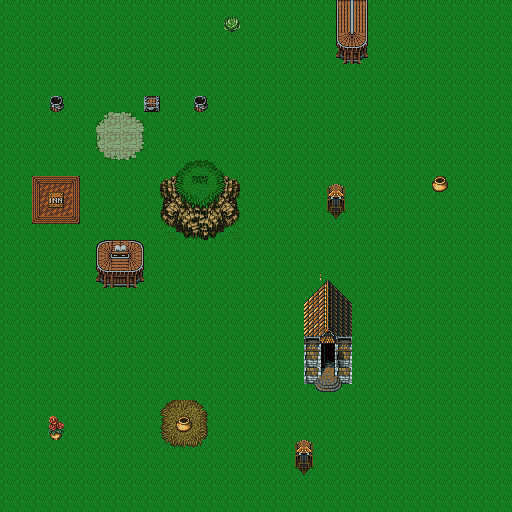

A 2D game scene composited from a Tiled map and its tileset images. What follows is a short description and the map's XML, with each tile layer's data collapsed to a summary:
An orthogonal 32x32 tile map with 16x16 px tiles, 4 tile layers (bg, bg2, fg, top) and 8 objects (5x trigger, 2x Treasure, NPC).

<map version="1.0" orientation="orthogonal" width="32" height="32" tilewidth="16" tileheight="16">
 <tileset firstgid="1" name="FF6MapTileCitiesTown" tilewidth="16" tileheight="16">
  <image source="FF6MapTileCitiesTown.png" width="800" height="1040" />
 </tileset>
 <layer name="bg" width="32" height="32">
  <data>[1024 cells, 1024 non-empty, 1 distinct tile ids]</data>
 </layer>
 <layer name="bg2" width="32" height="32">
  <data>[1024 cells, 32 non-empty, 32 distinct tile ids]</data>
 </layer>
 <layer name="fg" width="32" height="32">
  <data>[1024 cells, 72 non-empty, 57 distinct tile ids]</data>
 </layer>
 <objectgroup name="objects" width="32" height="32">
  <object name="Chest" type="Treasure" x="144" y="96" width="16" height="16">
   <properties>
    <property name="contents" value="ether" />
   </properties>
  </object>
  <object name="Gold Urn" type="Treasure" x="432" y="176" width="16" height="16">
   <properties>
    <property name="contents" value="potion" />
   </properties>
  </object>
  <object name="King" type="NPC" x="320" y="128" width="16" height="16" />
 </objectgroup>
 <layer name="top" width="32" height="32">
  <data>[1024 cells, 5 non-empty, 5 distinct tile ids]</data>
 </layer>
 <objectgroup name="triggers" width="32" height="32">
  <object name="Shop Door" type="trigger" x="320" y="352" width="16" height="16">
   <properties>
    <property name="mapName" value="shop" />
    <property name="xPosition" value="8" />
    <property name="yPosition" value="12" />
   </properties>
  </object>
  <object name="exitEast" type="trigger" x="496" y="0" width="16" height="512">
   <properties>
    <property name="mapName" value="overworld" />
    <property name="xPosition" value="29" />
    <property name="yPosition" value="36" />
   </properties>
  </object>
  <object name="exitNorth" type="trigger" x="0" y="0" width="512" height="16">
   <properties>
    <property name="mapName" value="overworld" />
    <property name="xPosition" value="29" />
    <property name="yPosition" value="36" />
   </properties>
  </object>
  <object name="exitWest" type="trigger" x="0" y="0" width="16" height="512">
   <properties>
    <property name="mapName" value="overworld" />
    <property name="xPosition" value="29" />
    <property name="yPosition" value="36" />
   </properties>
  </object>
  <object name="exitSouth" type="trigger" x="0" y="496" width="512" height="16">
   <properties>
    <property name="mapName" value="overworld" />
    <property name="xPosition" value="29" />
    <property name="yPosition" value="36" />
   </properties>
  </object>
 </objectgroup>
</map>